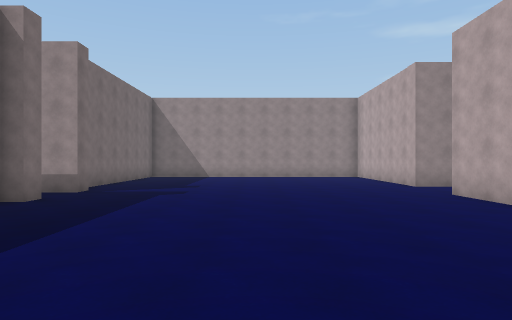
view 1 (above)

21 first-person views from a walk through a 3-D level made in the Unity game engine. The camera is 1.5 m above the floor, looks level and sees 75° across. The floor is counted in squares, 2 m on a side. Each view is taken from the middle of a square. On the plan, view 1 faces up. The plan holds only what a view shows up to about 11 squares ahead; the rest is blank. The place goes on beyond the plan. The player character is not drawn. Some animated figures are not drawn.

view 2
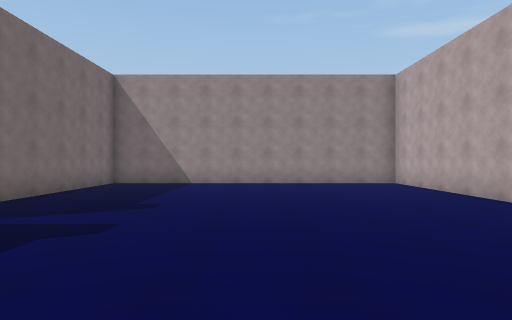

view 3
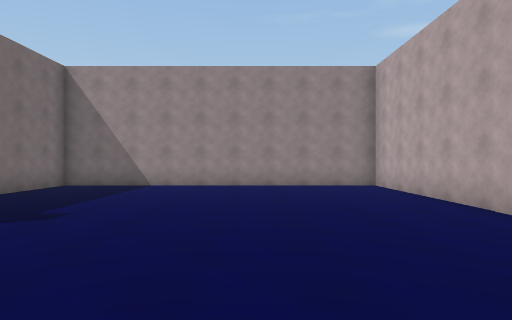

view 4
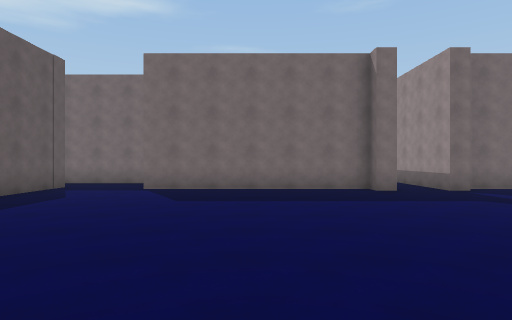

view 5
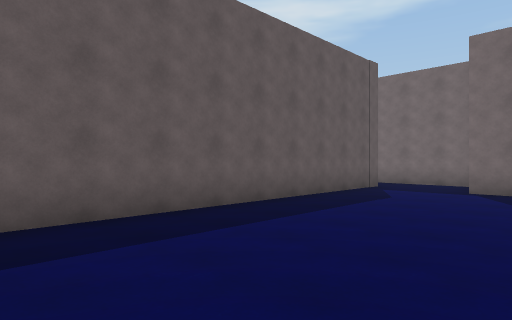

view 6
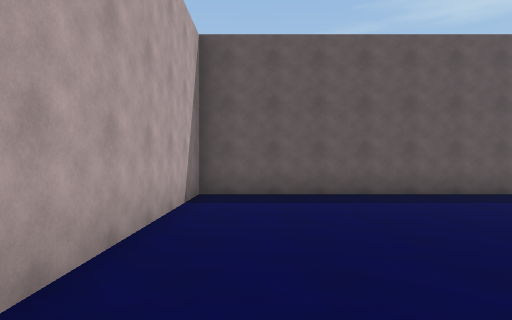

view 7
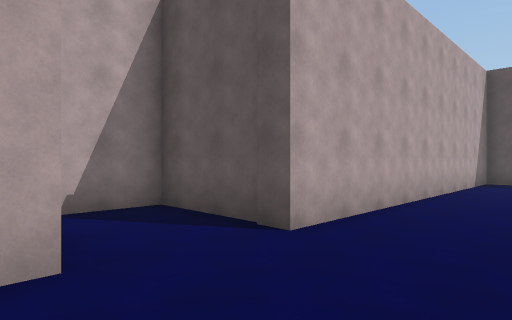

view 8
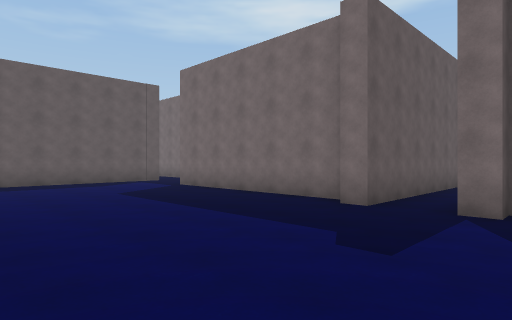

view 9
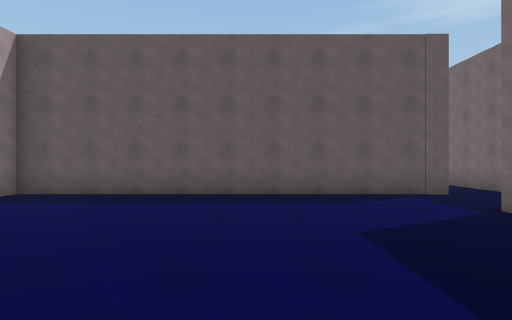

view 10
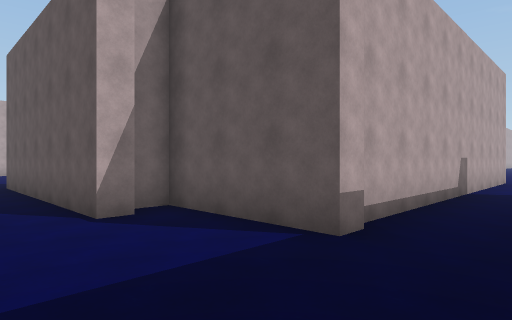

view 11
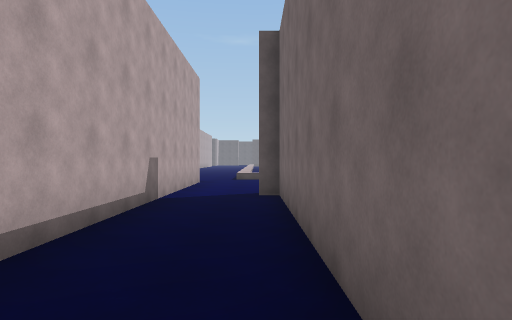

view 12
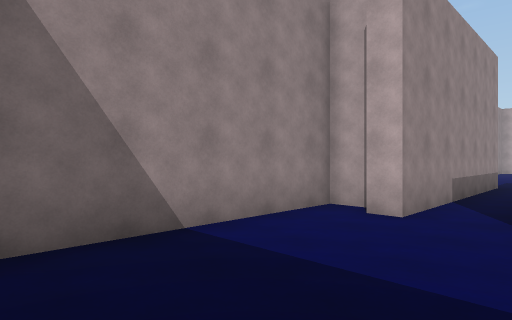

view 13
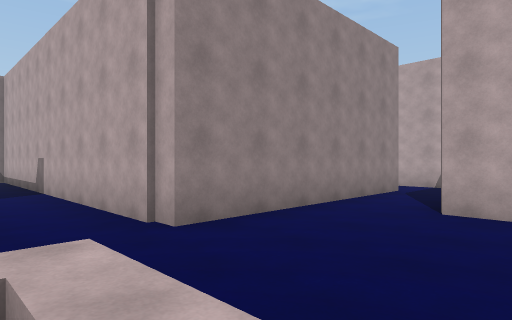

view 14
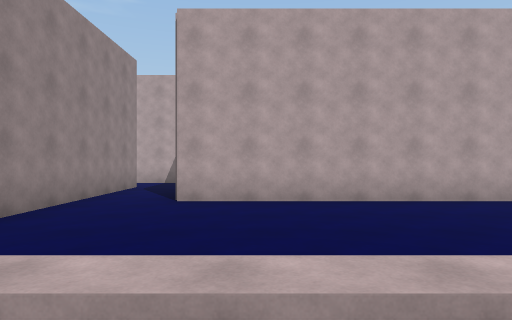

view 15
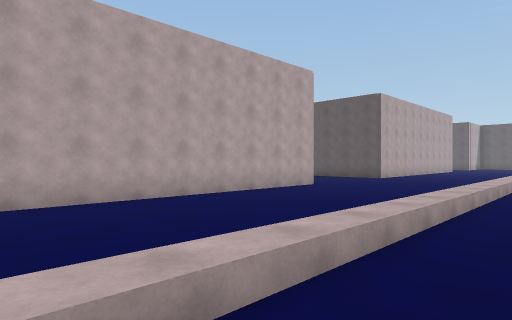

view 16
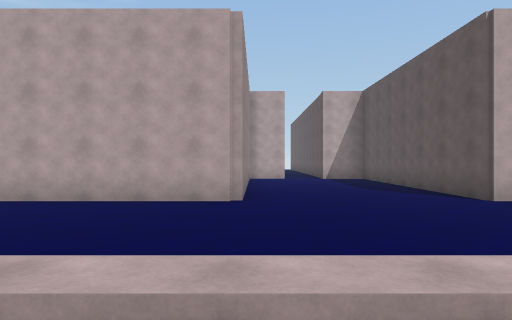

view 17
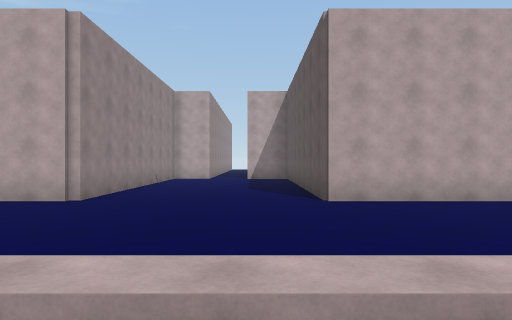

view 18
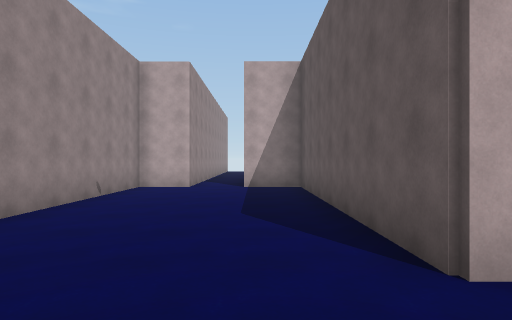

view 19
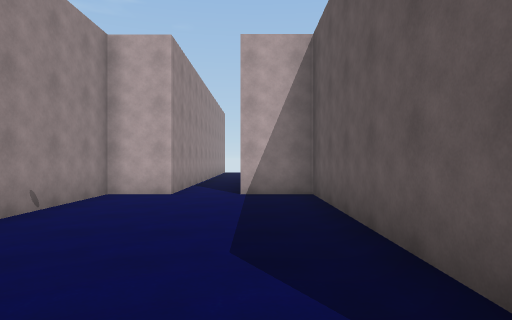

view 20
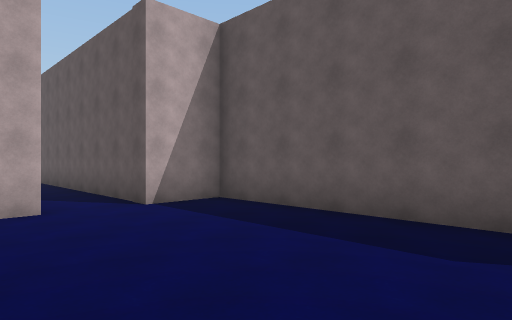

view 21
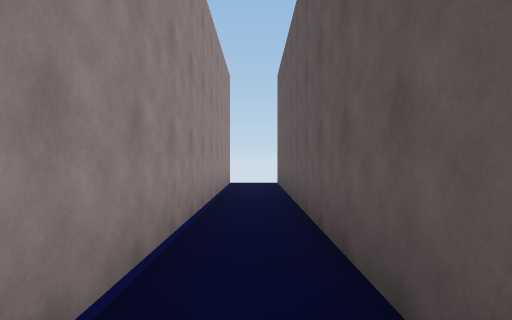

### Floor plan
Points are (right, up) in squares from view 1. A wall is a line through its corners. A room is listed if a view was taken in it or the views show most of it. See-through windows are left out.
Room 1 (views 1, 2, 3, 4, 5, 6, 7, 8, 9)
walls: (5.5, 9.3) (4.5, 9.3) (4.5, 14.7) (-4.6, 14.8) (-4.6, 8.2) (-4.1, 8.2) (-4.1, 7.7) (-10.6, 7.7); (-6.8, -0.4) (-6.8, -5); (-5.3, -2.3) (4.2, -2.3) (4.2, 7.1) (7.1, 7.1) (7.1, 8.8); (-10.6, 6.4) (-4.1, 6.4) (-4.1, 5.9) (-4.6, 5.9) (-4.6, 0)
ways out: opening at (-10, 7) to room 2; opening at (-6, -5) to room 3
Room 2 (views 10, 11, 12)
walls: (-13.3, 4.5) (-13.3, 5.1) (-9.9, 5.1) (-9.9, 5.8); (-15.5, 5.4) (-15.5, -1.1) (-15, -1.1); (-10.6, 5.9) (-10.6, 6.4); (-10.6, 7.7) (-10.6, 8.2); (-9.9, 8.4) (-9.9, 9.1) (-14.6, 9.1); (-13.1, -2.5) (-13.1, 4.6)
ways out: opening at (-10, 7) to room 1; opening at (-14.5, -1.5) to room 3
Room 3 (views 13, 14, 15, 16, 17, 18, 19, 20, 21)
walls: (-9.9, -25.5) (-9.9, -22.3) (-2.7, -22.3) (-2.7, -20.7) (9.1, -20.7); (-6.8, -5.7) (-13.1, -5.7) (-13.1, -2.5); (-5.2, -6.5) (-5.2, -5); (9.2, -19.2) (-2.7, -19.2) (-2.7, -17.8) (-9.9, -17.8) (-9.9, -7.5)
ways out: opening at (-6, -5) to room 1; opening at (-14.5, -1.5) to room 2

Positions as (right, up) in squares from view 1, and headings:
1: (0, 0), facing up
2: (0, 4), facing up
3: (1, 5), facing up
4: (4, 3), facing left
5: (4, 2), facing down-left
6: (3, 5), facing down
7: (2, 10), facing down-right
8: (1, 9), facing down-left
9: (-1, 5), facing down
10: (-15, 8), facing down-right
11: (-15, 6), facing down
12: (-15, 6), facing up-right
13: (-15, -9), facing up-right
14: (-16, -9), facing right
15: (-16, -9), facing down-right
16: (-16, -18), facing right
17: (-16, -21), facing right
18: (-12, -21), facing right
19: (-10, -21), facing right
20: (-8, -18), facing down-right
21: (-1, -20), facing right
